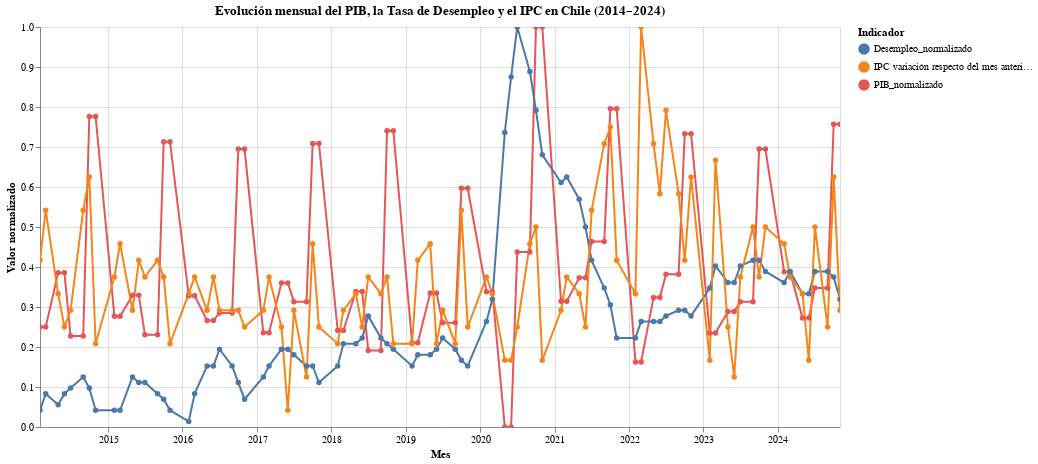

Write notebook code for a chart like this one.
### Code cell
# --- 4. Visualización con Altair ---
import altair as alt

alt.data_transformers.disable_max_rows()

chart = alt.Chart(df).mark_line(point=True).encode(
    x=alt.X('Mes:T', title='Mes'),
    y=alt.Y('value:Q', title='Valor normalizado'),
    color=alt.Color('variable:N', title='Indicador'),
    tooltip=['Mes:T', 'variable:N', 'value:Q']
).transform_fold(
    [
        'PIB_normalizado',
        'Desempleo_normalizado',
        'IPC variación respecto del mes anterior (%)_normalizado'
    ],
    as_=['variable', 'value']
).properties(
    title='Evolución mensual del PIB, la Tasa de Desempleo y el IPC en Chile (2014–2024)',
    width=800,
    height=400
)

chart.interactive()

### Figure 1 — Vega-Lite specification as saved in the notebook (floating-point values rounded to 4 significant figures; data arrays with more than 128 entries replaced by an {"elided": "..."} marker saying what was removed)
{"config": {"view": {"continuousWidth": 300, "continuousHeight": 300}}, "data": {"name": "data-65778a14a5193388e7b367ac876b115d"}, "mark": {"type": "line", "point": true}, "encoding": {"color": {"field": "variable", "title": "Indicador", "type": "nominal"}, "tooltip": [{"field": "Mes", "type": "temporal"}, {"field": "variable", "type": "nominal"}, {"field": "value", "type": "quantitative"}], "x": {"field": "Mes", "title": "Mes", "type": "temporal"}, "y": {"field": "value", "title": "Valor normalizado", "type": "quantitative"}}, "height": 400, "params": [{"name": "param_1", "select": {"type": "interval", "encodings": ["x", "y"]}, "bind": "scales"}], "title": "Evolución mensual del PIB, la Tasa de Desempleo y el IPC en Chile (2014–2024)", "transform": [{"fold": ["PIB_normalizado", "Desempleo_normalizado", "IPC variación respecto del mes anterior (%)_normalizado"], "as": ["variable", "value"]}], "width": 800, "$schema": "https://vega.github.io/schema/vega-lite/v5.20.1.json", "datasets": {"data-65778a14a5193388e7b367ac876b115d": {"elided": "135 records"}}}
